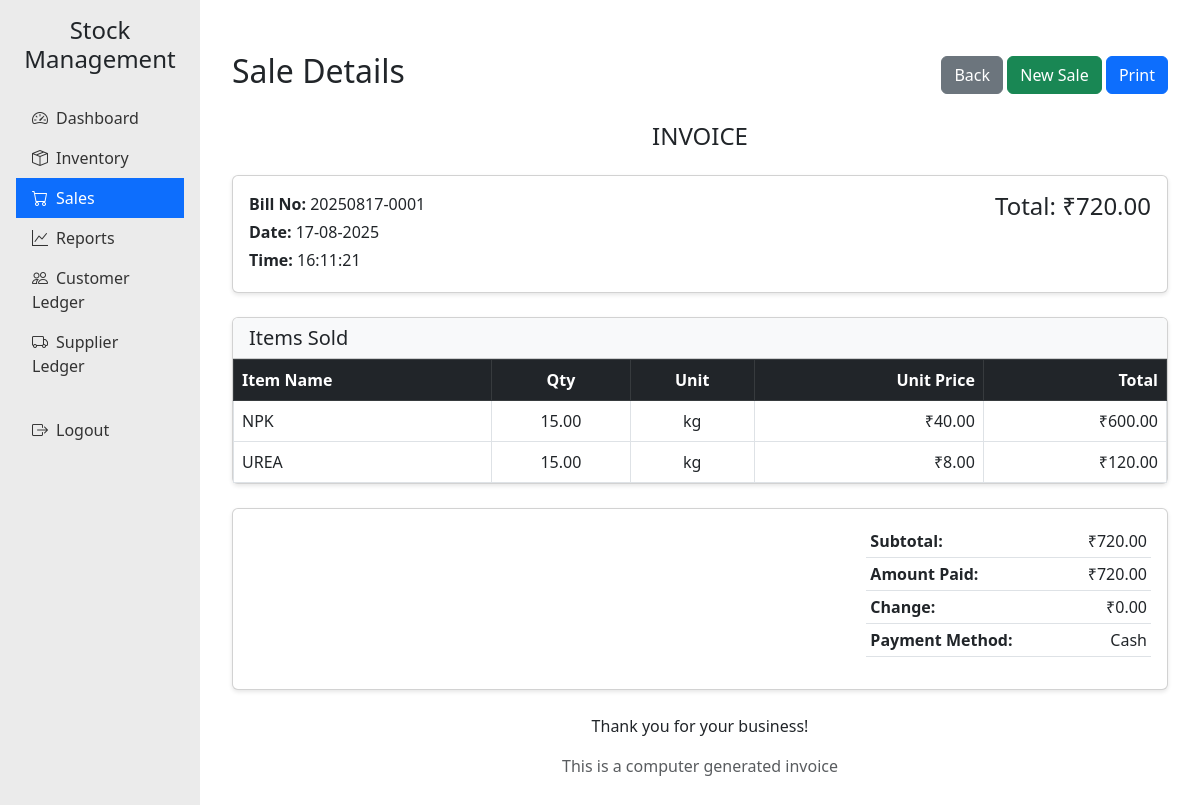
/sales/1 (signed in), run on the app's committed database.
### app.py (models this page shows)
class Sale(db.Model):
    id = db.Column(db.Integer, primary_key=True)
    bill_number = db.Column(db.String(20), nullable=False)
    customer_id = db.Column(db.Integer, db.ForeignKey('customer.id'))
    sale_date = db.Column(db.Date, nullable=False)
    sale_time = db.Column(db.String(10), nullable=False)
    total_amount = db.Column(db.Float, nullable=False)
    received_amount = db.Column(db.Float, nullable=False)
    due_amount = db.Column(db.Float, nullable=False)
    total_profit = db.Column(db.Float, nullable=False)
    payment_method = db.Column(db.String(20))
    cash_amount = db.Column(db.Float, default=0.0)
    online_amount = db.Column(db.Float, default=0.0)
    created_at = db.Column(db.DateTime, default=datetime.now())
    customer = db.relationship('Customer', backref='sales')
    items = db.relationship(
        'SaleItem',
        back_populates='sale',
        cascade="all, delete-orphan",
        passive_deletes=True
    )

class SaleItem(db.Model):
    id = db.Column(db.Integer, primary_key=True)
    sale_id = db.Column(db.Integer, db.ForeignKey('sale.id', ondelete='CASCADE'), nullable=False)
    item_id = db.Column(db.Integer, db.ForeignKey('item.id'), nullable=False)
    quantity = db.Column(db.Float, nullable=False)
    unit = db.Column(db.String(20), nullable=False)
    purchase_price = db.Column(db.Float, nullable=False)
    sale_price = db.Column(db.Float, nullable=False)
    profit = db.Column(db.Float, nullable=False)
    sale = db.relationship('Sale', back_populates='items')
    item = db.relationship('Item', backref='sale_items')

class Item(db.Model):
    id = db.Column(db.Integer, primary_key=True)
    name = db.Column(db.String(100), nullable=False)
    quantity = db.Column(db.Float, nullable=False)
    unit = db.Column(db.String(20), nullable=False)
    purchase_price = db.Column(db.Float, nullable=False)
    sale_price = db.Column(db.Float, nullable=False)
    date_added = db.Column(db.Date, default=date.today())
    supplier_id = db.Column(db.Integer, db.ForeignKey('supplier.id'))

### app.py (the view)
@app.route('/sales/<int:id>')
@login_required
def view_sale(id):
    sale = Sale.query.options(
        db.joinedload(Sale.customer),
        db.joinedload(Sale.items).joinedload(SaleItem.item)
    ).get_or_404(id)
    print("DEBUG - Sale Items:")  # Add this for debugging
    for item in sale.items:
        print(f"Item ID: {item.item_id}, Name: {item.item.name if item.item else 'None'}")
    return render_template('view_sale.html', sale=sale)

### app.py (called while the page is built)
def login_required(f):
    @wraps(f)
    def decorated_function(*args, **kwargs):
        if 'user_id' not in session:
            flash('Please log in to access this page.', 'danger')
            return redirect(url_for('login'))
        return f(*args, **kwargs)
    return decorated_function

### templates/view_sale.html (shortened to what this page needs)
{% extends "base.html" %}
{% block content %}
<div class="container mt-4">
    <div class="d-flex justify-content-between align-items-center mb-4 no-print">
        <h2>Sale Details</h2>
        <div>
            <a href="{{ url_for('sales') }}" class="btn btn-secondary">
                 Back
            </a>
            <a href="{{ url_for('new_sale') }}" class="btn btn-success">
                 New Sale
            </a>
            <button class="btn btn-primary ml-2" onclick="window.print()">
                 Print
            </button>
        </div>
    </div>
    <div class="printable-content">
        <div class="text-center mb-4 print-header">
            <h4 class="mt-3">INVOICE</h4>
        </div>
        <div class="card mb-4 print-card">
            <div class="card-body">
                <div class="row">
                    <div class="col-md-6">
                        <p class="mb-1"><strong>Bill No:</strong> {{ sale.bill_number }}</p>
                        <p class="mb-1"><strong>Date:</strong> {{ sale.sale_date.strftime('%d-%m-%Y') }}</p>
                        <p class="mb-1"><strong>Time:</strong> {{ sale.sale_time }}</p>
                    </div>
                    <div class="col-md-6 text-end">
                        <h4>Total: ₹{{ "%.2f"|format(sale.total_amount) }}</h4>
                    </div>
                </div>
            </div>
        </div>
        <div class="card mb-4 print-card">
            <div class="card-header bg-light print-card-header">
                <h5 class="mb-0">Items Sold</h5>
            </div>
            <div class="card-body p-0">
                <div class="table-responsive">
                    <table class="table table-bordered mb-0 print-table">
                        <thead class="table-dark">
                            <tr>
                                <th>Item Name</th>
                                <th class="text-center">Qty</th>
                                <th class="text-center">Unit</th>
                                <th class="text-end">Unit Price</th>
                                <th class="text-end">Total</th>
                            </tr>
                        </thead>
                        <tbody>
                            {% for sale_item in sale.items %}
                            <tr>
                                <td>{{ sale_item.item.name if sale_item.item else 'Item #' + sale_item.item_id|string }}</td>
                                <td class="text-center">{{ "%.2f"|format(sale_item.quantity) }}</td>
                                <td class="text-center">{{ sale_item.unit }}</td>
                                <td class="text-end">₹{{ "%.2f"|format(sale_item.sale_price) }}</td>
                                <td class="text-end">₹{{ "%.2f"|format(sale_item.quantity * sale_item.sale_price) }}</td>
                            </tr>
                            {% else %}
                            <tr>
                                <td colspan="5" class="text-center py-4">No items found</td>
                            </tr>
                            {% endfor %}
                        </tbody>
                    </table>
                </div>
            </div>
        </div>
        <div class="card print-card">
            <div class="card-body">
                <div class="row justify-content-end">
                    <div class="col-md-4">
                        <table class="table table-sm print-summary-table">
                            <tr>
                                <th>Subtotal:</th>
                                <td class="text-end">₹{{ "%.2f"|format(sale.total_amount) }}</td>
                            </tr>
                            <tr>
                                <th>Amount Paid:</th>
                                <td class="text-end">₹{{ "%.2f"|format(sale.received_amount) }}</td>
                            </tr>
                            <tr class="{{ 'text-danger' if sale.due_amount > 0 else 'text-success' }}">
                                <th>{{ 'Balance Due:' if sale.due_amount > 0 else 'Change:' }}</th>
                                <td class="text-end">₹{{ "%.2f"|format(sale.due_amount if sale.due_amount > 0 else (sale.received_amount - sale.total_amount)) }}</td>
                            </tr>
                            <tr>
                                <th>Payment Method:</th>
                                <td class="text-end">{{ sale.payment_method }}</td>
                            </tr>
                        </table>
                    </div>
                </div>
            </div>
        </div>
        <div class="text-center mt-4 print-footer">
            <p>Thank you for your business!</p>
            <p class="text-muted">This is a computer generated invoice</p>
        </div>
    </div>
</div>
{% endblock %}

### templates/base.html (style rules this page uses)
.card { margin-bottom: 20px; box-shadow: 0 2px 4px rgba(0,0,0,0.1); }
.table-responsive { overflow-x: auto; }

### templates/view_sale.html (style rules this page uses)
.table th { white-space: nowrap; }

### data on the page
Sale: bill_number "20250817-0001", sale_date "17-08-2025", sale_time "16:11:21", total_amount "720.00", received_amount "720.00", due_amount "Change:", due_amount+received_amount+total_amount "0.00", payment_method "Cash"
SaleItem: item "NPK", quantity "15.00", unit "kg", sale_price "40.00", sale_item.quantity*sale_item.sale_price "600.00"
SaleItem: item "UREA", quantity "15.00", unit "kg", sale_price "8.00", sale_item.quantity*sale_item.sale_price "120.00"
